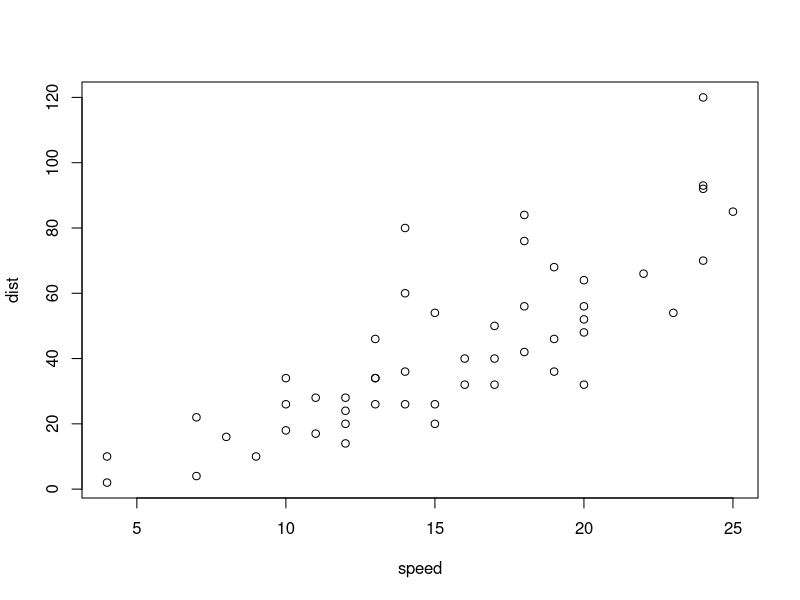
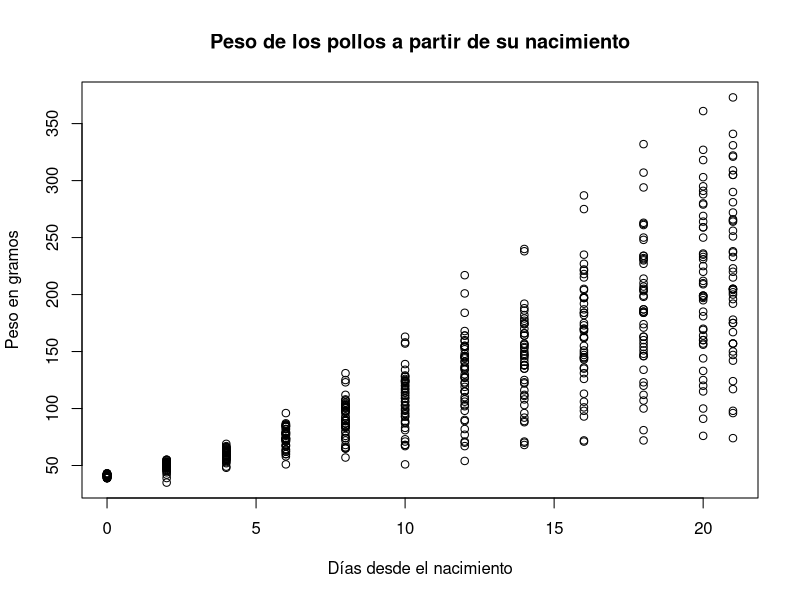
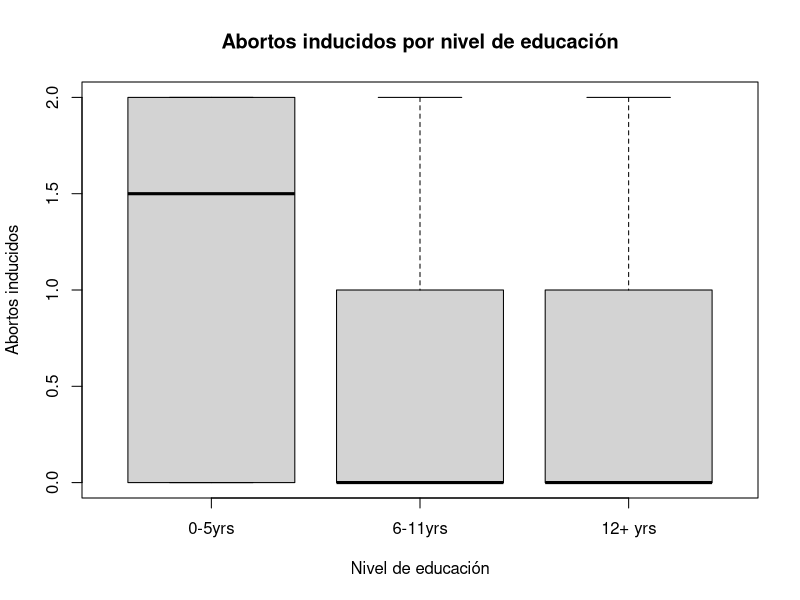
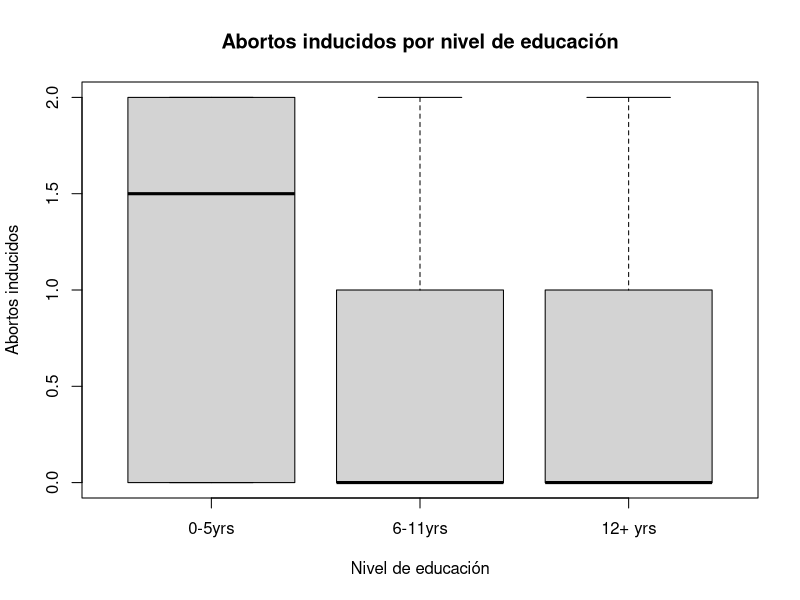
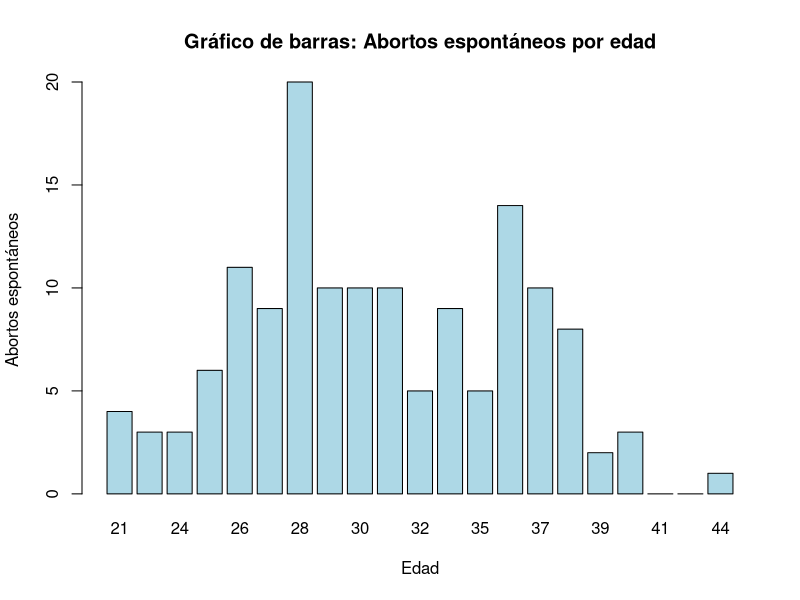
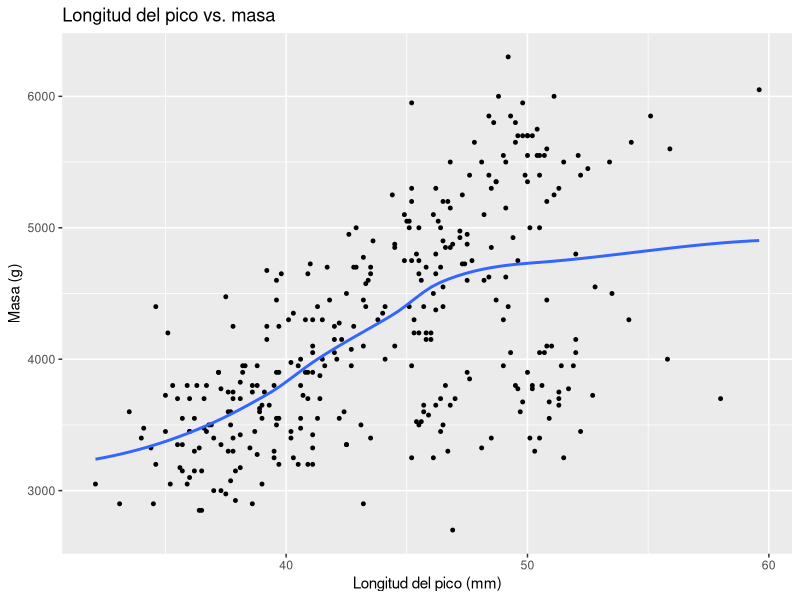
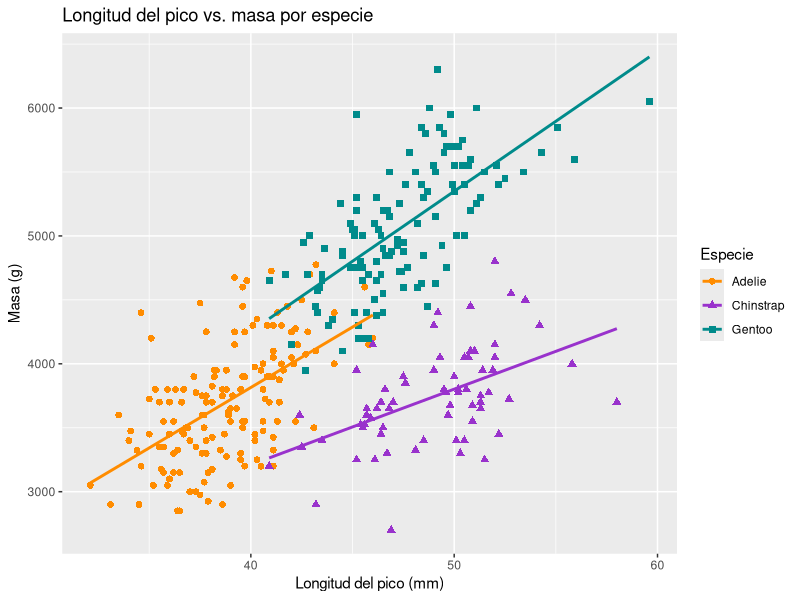

These charts were generated, in order, by the following R code:
## ---- chunk 1
library(tidyverse)
library(palmerpenguins)
## ---- chunk 2
#| label: gráfrico-dispersion-cars
#| code-fold: true
plot(cars)
## ---- chunk 3
# Gráfico de dispersón del conjunto ChickWeight 
plot(
  x <- ChickWeight$Time,
  y <- ChickWeight$weight,
  
  main = "Peso de los pollos a partir de su nacimiento",
  xlab="Días desde el nacimiento", 
  ylab="Peso en gramos"
)

## ---- chunk 4
# Crear el gráfico de dispersión de educación vrs abortos inducidos
plot(
      infert$education, infert$induced,
      main = "Abortos inducidos por nivel de educación",
      xlab = "Nivel de educación",
      ylab = "Abortos inducidos",
)
## ---- chunk 5
plot(
  x <- infert$education, 
  y <- infert$induced,
  
  main = "Abortos inducidos por nivel de educación",
  xlab = "Nivel de educación",
  ylab = "Abortos inducidos"
)
## ---- chunk 6

# Calcular la suma de abortos espontáneos por cada edad
abortos_por_edad <- tapply(infert$spontaneous, infert$age, sum)

# Crear gráfico de barras 
barplot(abortos_por_edad,
     xlab = "Edad",
     ylab = "Abortos espontáneos",
     main = "Gráfico de barras: Abortos espontáneos por edad",
     col= "lightblue"
     )

## ---- chunk 7
# Gráfico de dispersión de longitud del pico vs masa (peso)
penguins |>
  ggplot(aes(x = bill_length_mm, y = body_mass_g)) +
  geom_point(size = 1) +
  geom_smooth(method = "loess", se = FALSE) +
  ggtitle("Longitud del pico vs. masa") +
  xlab("Longitud del pico (mm)") +
  ylab("Masa (g)") +
  labs(color = "Especie", shape = "Especie")
## ---- chunk 8
labs(color = "Especie", shape = "Especie")
## ---- chunk 9
# Gráfico de dispersión de longitud del pico vs masa (peso) por especie
penguins |>
  ggplot(aes(x = bill_length_mm, y = body_mass_g)) +
  geom_point(aes(color = species,
                 shape = species),
             size = 2) +
  geom_smooth(method = "lm", se = FALSE, aes(color = species)) +
  scale_color_manual(values = c("darkorange", "darkorchid", "cyan4")) +
  ggtitle("Longitud del pico vs. masa por especie") +
  xlab("Longitud del pico (mm)") +
  ylab("Masa (g)") +
  labs(color = "Especie", shape = "Especie")
